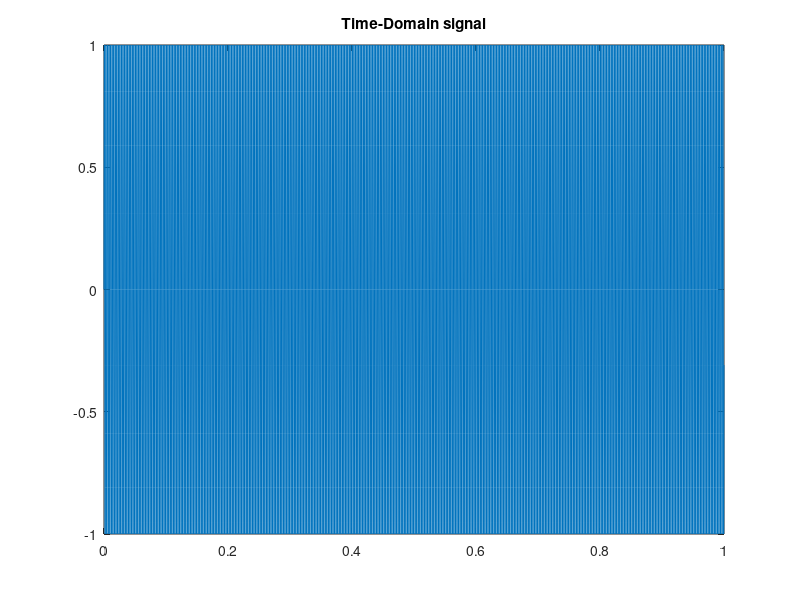
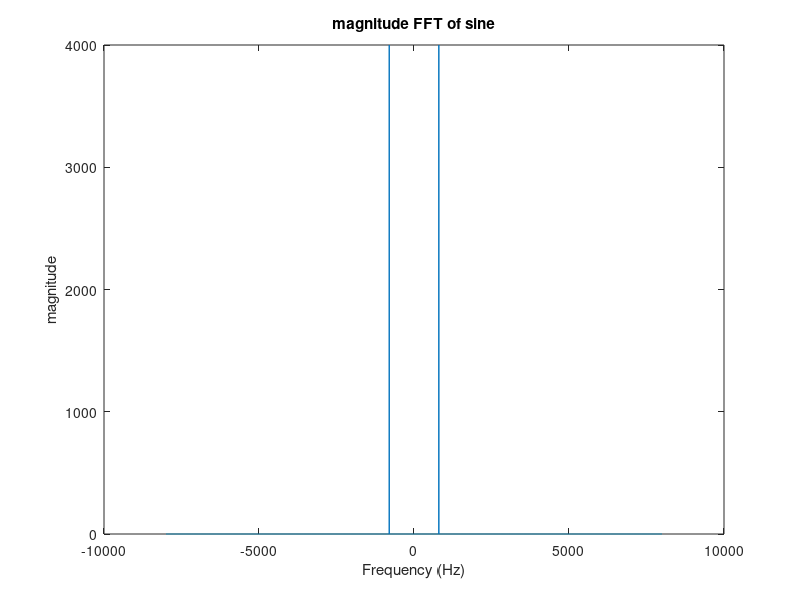

Write the MATLAB code that produced these figures, in order.
close all;
%Define number of samples to take
fs = 8000;
f = 400; %Hz
%Define signal
t = 0:1/fs:1-1/fs;
signal = sin(2*pi*f*t);
%Plot to illustrate that it is a sine wave
plot(t, signal);
title('Time-Domain signal');
%Take fourier transform
fftSignal = fft(signal);
%apply fftshift to put it in the form we are used to (see documentation)
fftSignal = fftshift(fftSignal);
%Next, calculate the frequency axis, which is defined by the sampling rate
f = fs*linspace(-1,1,fs);
%Since the signal is complex, we need to plot the magnitude to get it to
%look right, so we use abs (absolute value)
figure;
plot(t,signal);
plot(f, abs(fftSignal));
title('magnitude FFT of sine');
xlabel('Frequency (Hz)');
ylabel('magnitude');